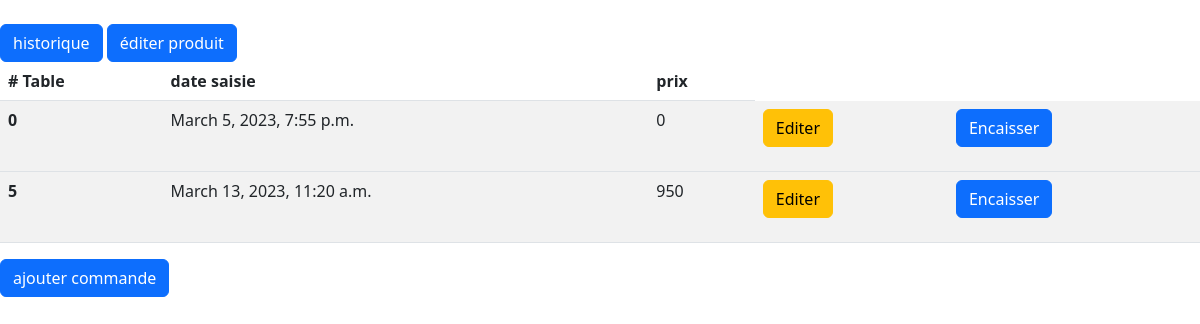
The page /caissierAdmin on the database its author committed.
### main/models.py (models this page shows, shortened)
class Command(models.Model):
    commtypeChoices = [('1','emporter'),('2','a table')]
    commType = models.CharField(max_length=1,help_text='choisit le type de la command',choices=commtypeChoices,verbose_name='type de command')
    tableNum = models.IntegerField(null=False,help_text='enter le numero de la table',verbose_name='numero de table')
    prods = models.ManyToManyField(Products)
    dateComm = models.DateTimeField(auto_now_add=True,verbose_name='temps creation de la command')
    encaisser = models.BooleanField(verbose_name='status d encaissemnt',default=False)
    encaissementTime = models.DateTimeField(auto_now_add=True,verbose_name='temps encaissement')
    flaged = models.BooleanField(verbose_name='modification au command')
    commPrice = models.IntegerField(verbose_name='prix total command',default=0,null=False)

### main/views.py (the view)
# urls.py: path('caissierAdmin', caissierAdminView, name='caissierAdmin'),
def caissierAdminView(request):
    context = {}
    context['commands'] = Command.objects.all()
    return render(request,"main/caissierAdmin.html",context)

### main/templates/main/caissierAdmin.html (shortened to what this page needs)
    {% extends 'base.html'%}
    {% block body%}
    <span >
      <button class="btn btn-primary" type="submit" name="button_ajouter" >historique</button>
      <button class="btn btn-primary" type="submit" name="button_ajouter" > éditer produit</button>
    </span>
    <table class="table table-hover table-striped" id="widget">
        <thead>
          <tr>
            <th scope="col"># Table</th>
            <th scope="col">date saisie</th>
            <th scope="col">prix</th>
        </tr>
        </thead>
                  {% for command in commands %}
                  {% if command.encaisser is False %}
                  <tbody  >
                    <tr id="commTr_{{command.id}}">
                      <th scope="row">{{command.tableNum}}</th>
                      <td>{{command.dateComm}} </td>
                      <td>{{command.commPrice}}</td>
                      <td><form method="post" action="editer-command">{% csrf_token %}
                          <button class="btn btn-warning" type="submit" name="edit" value={{command.id}}>Editer</button>
                          </form>
                      </td>
                      <td>
                          <button class="btn btn-primary process-button"  name="encaissment" value={{command.id}} onclick="removeComm(this)">Encaisser</button>
                      </td>
                    </tr>
                  </tbody>
                  {% endif %}
                  {% endfor %}
      </table>
      <a href="ajouter-command"><button class="btn btn-primary" type="submit" name="button_ajouter" >ajouter commande</button></a>
      {% endblock body%}

### rows shown on the page
Command: tableNum "0", dateComm "March 5, 2023, 7:55 p.m.", commPrice "0", {{ command.id }} 1 (drawn)
Command: tableNum "5", dateComm "March 13, 2023, 11:20 a.m.", commPrice "950", {{ command.id }} 6 (drawn)
